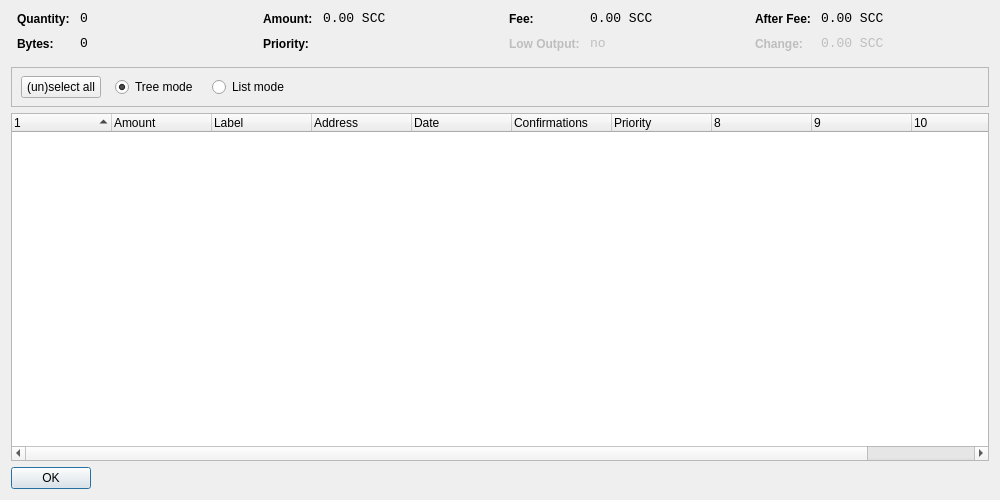
<?xml version="1.0" encoding="UTF-8"?>
<ui version="4.0">
 <class>CoinControlDialog</class>
 <widget class="QDialog" name="CoinControlDialog">
  <property name="geometry">
   <rect>
    <x>0</x>
    <y>0</y>
    <width>1000</width>
    <height>500</height>
   </rect>
  </property>
  <property name="windowTitle">
   <string>Coin Control</string>
  </property>
  <layout class="QVBoxLayout" name="verticalLayout">
   <item>
    <layout class="QHBoxLayout" name="horizontalLayoutTop" stretch="0,0,0,0">
     <property name="topMargin">
      <number>0</number>
     </property>
     <property name="bottomMargin">
      <number>10</number>
     </property>
     <item>
      <layout class="QFormLayout" name="formLayoutCoinControl1">
       <property name="horizontalSpacing">
        <number>10</number>
       </property>
       <property name="verticalSpacing">
        <number>10</number>
       </property>
       <property name="leftMargin">
        <number>6</number>
       </property>
       <property name="rightMargin">
        <number>6</number>
       </property>
       <item row="0" column="0">
        <widget class="QLabel" name="labelCoinControlQuantityText">
         <property name="styleSheet">
          <string notr="true">font-weight:bold;</string>
         </property>
         <property name="text">
          <string>Quantity:</string>
         </property>
        </widget>
       </item>
       <item row="0" column="1">
        <widget class="QLabel" name="labelCoinControlQuantity">
         <property name="font">
          <font>
           <family>Monospace</family>
           <pointsize>10</pointsize>
          </font>
         </property>
         <property name="cursor">
          <cursorShape>IBeamCursor</cursorShape>
         </property>
         <property name="contextMenuPolicy">
          <enum>Qt::ActionsContextMenu</enum>
         </property>
         <property name="text">
          <string notr="true">0</string>
         </property>
         <property name="textInteractionFlags">
          <set>Qt::LinksAccessibleByMouse|Qt::TextSelectableByKeyboard|Qt::TextSelectableByMouse</set>
         </property>
        </widget>
       </item>
       <item row="1" column="0">
        <widget class="QLabel" name="labelCoinControlBytesText">
         <property name="styleSheet">
          <string notr="true">font-weight:bold;</string>
         </property>
         <property name="text">
          <string>Bytes:</string>
         </property>
        </widget>
       </item>
       <item row="1" column="1">
        <widget class="QLabel" name="labelCoinControlBytes">
         <property name="font">
          <font>
           <family>Monospace</family>
           <pointsize>10</pointsize>
          </font>
         </property>
         <property name="cursor">
          <cursorShape>IBeamCursor</cursorShape>
         </property>
         <property name="contextMenuPolicy">
          <enum>Qt::ActionsContextMenu</enum>
         </property>
         <property name="text">
          <string notr="true">0</string>
         </property>
         <property name="textInteractionFlags">
          <set>Qt::LinksAccessibleByMouse|Qt::TextSelectableByKeyboard|Qt::TextSelectableByMouse</set>
         </property>
        </widget>
       </item>
      </layout>
     </item>
     <item>
      <layout class="QFormLayout" name="formLayoutCoinControl2">
       <property name="horizontalSpacing">
        <number>10</number>
       </property>
       <property name="verticalSpacing">
        <number>10</number>
       </property>
       <property name="leftMargin">
        <number>6</number>
       </property>
       <property name="rightMargin">
        <number>6</number>
       </property>
       <item row="0" column="0">
        <widget class="QLabel" name="labelCoinControlAmountText">
         <property name="styleSheet">
          <string notr="true">font-weight:bold;</string>
         </property>
         <property name="text">
          <string>Amount:</string>
         </property>
        </widget>
       </item>
       <item row="0" column="1">
        <widget class="QLabel" name="labelCoinControlAmount">
         <property name="font">
          <font>
           <family>Monospace</family>
           <pointsize>10</pointsize>
          </font>
         </property>
         <property name="cursor">
          <cursorShape>IBeamCursor</cursorShape>
         </property>
         <property name="contextMenuPolicy">
          <enum>Qt::ActionsContextMenu</enum>
         </property>
         <property name="text">
          <string notr="true">0.00 SCC</string>
         </property>
         <property name="textInteractionFlags">
          <set>Qt::LinksAccessibleByMouse|Qt::TextSelectableByKeyboard|Qt::TextSelectableByMouse</set>
         </property>
        </widget>
       </item>
       <item row="1" column="0">
        <widget class="QLabel" name="labelCoinControlPriorityText">
         <property name="styleSheet">
          <string notr="true">font-weight:bold;</string>
         </property>
         <property name="text">
          <string>Priority:</string>
         </property>
        </widget>
       </item>
       <item row="1" column="1">
        <widget class="QLabel" name="labelCoinControlPriority">
         <property name="font">
          <font>
           <family>Monospace</family>
           <pointsize>10</pointsize>
          </font>
         </property>
         <property name="cursor">
          <cursorShape>IBeamCursor</cursorShape>
         </property>
         <property name="contextMenuPolicy">
          <enum>Qt::ActionsContextMenu</enum>
         </property>
         <property name="text">
          <string/>
         </property>
         <property name="textInteractionFlags">
          <set>Qt::LinksAccessibleByMouse|Qt::TextSelectableByKeyboard|Qt::TextSelectableByMouse</set>
         </property>
        </widget>
       </item>
      </layout>
     </item>
     <item>
      <layout class="QFormLayout" name="formLayoutCoinControl3">
       <property name="horizontalSpacing">
        <number>10</number>
       </property>
       <property name="verticalSpacing">
        <number>10</number>
       </property>
       <property name="leftMargin">
        <number>6</number>
       </property>
       <property name="rightMargin">
        <number>6</number>
       </property>
       <item row="0" column="0">
        <widget class="QLabel" name="labelCoinControlFeeText">
         <property name="styleSheet">
          <string notr="true">font-weight:bold;</string>
         </property>
         <property name="text">
          <string>Fee:</string>
         </property>
        </widget>
       </item>
       <item row="0" column="1">
        <widget class="QLabel" name="labelCoinControlFee">
         <property name="font">
          <font>
           <family>Monospace</family>
           <pointsize>10</pointsize>
          </font>
         </property>
         <property name="cursor">
          <cursorShape>IBeamCursor</cursorShape>
         </property>
         <property name="contextMenuPolicy">
          <enum>Qt::ActionsContextMenu</enum>
         </property>
         <property name="text">
          <string notr="true">0.00 SCC</string>
         </property>
         <property name="textInteractionFlags">
          <set>Qt::LinksAccessibleByMouse|Qt::TextSelectableByKeyboard|Qt::TextSelectableByMouse</set>
         </property>
        </widget>
       </item>
       <item row="1" column="0">
        <widget class="QLabel" name="labelCoinControlLowOutputText">
         <property name="enabled">
          <bool>false</bool>
         </property>
         <property name="styleSheet">
          <string notr="true">font-weight:bold;</string>
         </property>
         <property name="text">
          <string>Low Output:</string>
         </property>
        </widget>
       </item>
       <item row="1" column="1">
        <widget class="QLabel" name="labelCoinControlLowOutput">
         <property name="enabled">
          <bool>false</bool>
         </property>
         <property name="font">
          <font>
           <family>Monospace</family>
           <pointsize>10</pointsize>
          </font>
         </property>
         <property name="cursor">
          <cursorShape>IBeamCursor</cursorShape>
         </property>
         <property name="contextMenuPolicy">
          <enum>Qt::ActionsContextMenu</enum>
         </property>
         <property name="text">
          <string notr="true">no</string>
         </property>
         <property name="textInteractionFlags">
          <set>Qt::LinksAccessibleByMouse|Qt::TextSelectableByKeyboard|Qt::TextSelectableByMouse</set>
         </property>
        </widget>
       </item>
      </layout>
     </item>
     <item>
      <layout class="QFormLayout" name="formLayoutCoinControl4">
       <property name="horizontalSpacing">
        <number>10</number>
       </property>
       <property name="verticalSpacing">
        <number>10</number>
       </property>
       <property name="leftMargin">
        <number>6</number>
       </property>
       <property name="rightMargin">
        <number>6</number>
       </property>
       <item row="0" column="0">
        <widget class="QLabel" name="labelCoinControlAfterFeeText">
         <property name="styleSheet">
          <string notr="true">font-weight:bold;</string>
         </property>
         <property name="text">
          <string>After Fee:</string>
         </property>
        </widget>
       </item>
       <item row="0" column="1">
        <widget class="QLabel" name="labelCoinControlAfterFee">
         <property name="font">
          <font>
           <family>Monospace</family>
           <pointsize>10</pointsize>
          </font>
         </property>
         <property name="cursor">
          <cursorShape>IBeamCursor</cursorShape>
         </property>
         <property name="contextMenuPolicy">
          <enum>Qt::ActionsContextMenu</enum>
         </property>
         <property name="text">
          <string notr="true">0.00 SCC</string>
         </property>
         <property name="textInteractionFlags">
          <set>Qt::LinksAccessibleByMouse|Qt::TextSelectableByKeyboard|Qt::TextSelectableByMouse</set>
         </property>
        </widget>
       </item>
       <item row="1" column="0">
        <widget class="QLabel" name="labelCoinControlChangeText">
         <property name="enabled">
          <bool>false</bool>
         </property>
         <property name="styleSheet">
          <string notr="true">font-weight:bold;</string>
         </property>
         <property name="text">
          <string>Change:</string>
         </property>
        </widget>
       </item>
       <item row="1" column="1">
        <widget class="QLabel" name="labelCoinControlChange">
         <property name="enabled">
          <bool>false</bool>
         </property>
         <property name="font">
          <font>
           <family>Monospace</family>
           <pointsize>10</pointsize>
          </font>
         </property>
         <property name="cursor">
          <cursorShape>IBeamCursor</cursorShape>
         </property>
         <property name="contextMenuPolicy">
          <enum>Qt::ActionsContextMenu</enum>
         </property>
         <property name="text">
          <string notr="true">0.00 SCC</string>
         </property>
         <property name="textInteractionFlags">
          <set>Qt::LinksAccessibleByMouse|Qt::TextSelectableByKeyboard|Qt::TextSelectableByMouse</set>
         </property>
        </widget>
       </item>
      </layout>
     </item>
    </layout>
   </item>
   <item>
    <widget class="QFrame" name="frame">
     <property name="minimumSize">
      <size>
       <width>0</width>
       <height>40</height>
      </size>
     </property>
     <property name="frameShape">
      <enum>QFrame::StyledPanel</enum>
     </property>
     <property name="frameShadow">
      <enum>QFrame::Sunken</enum>
     </property>
     <widget class="QWidget" name="horizontalLayoutWidget">
      <property name="geometry">
       <rect>
        <x>10</x>
        <y>0</y>
        <width>781</width>
        <height>41</height>
       </rect>
      </property>
      <layout class="QHBoxLayout" name="horizontalLayoutPanel" stretch="0,0,0,0,0">
       <property name="spacing">
        <number>14</number>
       </property>
       <item>
        <widget class="QPushButton" name="pushButtonSelectAll">
         <property name="sizePolicy">
          <sizepolicy hsizetype="Maximum" vsizetype="Fixed">
           <horstretch>0</horstretch>
           <verstretch>0</verstretch>
          </sizepolicy>
         </property>
         <property name="text">
          <string>(un)select all</string>
         </property>
        </widget>
       </item>
       <item>
        <widget class="QRadioButton" name="radioTreeMode">
         <property name="sizePolicy">
          <sizepolicy hsizetype="Maximum" vsizetype="Fixed">
           <horstretch>0</horstretch>
           <verstretch>0</verstretch>
          </sizepolicy>
         </property>
         <property name="text">
          <string>Tree mode</string>
         </property>
         <property name="checked">
          <bool>true</bool>
         </property>
        </widget>
       </item>
       <item>
        <widget class="QRadioButton" name="radioListMode">
         <property name="sizePolicy">
          <sizepolicy hsizetype="Maximum" vsizetype="Fixed">
           <horstretch>0</horstretch>
           <verstretch>0</verstretch>
          </sizepolicy>
         </property>
         <property name="text">
          <string>List mode</string>
         </property>
        </widget>
       </item>
       <item>
        <spacer name="horizontalSpacer">
         <property name="orientation">
          <enum>Qt::Horizontal</enum>
         </property>
         <property name="sizeHint" stdset="0">
          <size>
           <width>40</width>
           <height>20</height>
          </size>
         </property>
        </spacer>
       </item>
      </layout>
     </widget>
    </widget>
   </item>
   <item>
    <widget class="CoinControlTreeWidget" name="treeWidget">
     <property name="contextMenuPolicy">
      <enum>Qt::CustomContextMenu</enum>
     </property>
     <property name="sortingEnabled">
      <bool>false</bool>
     </property>
     <property name="columnCount">
      <number>11</number>
     </property>
     <attribute name="headerShowSortIndicator" stdset="0">
      <bool>true</bool>
     </attribute>
     <attribute name="headerStretchLastSection">
      <bool>false</bool>
     </attribute>
     <column>
      <property name="text">
       <string/>
      </property>
     </column>
     <column>
      <property name="text">
       <string>Amount</string>
      </property>
     </column>
     <column>
      <property name="text">
       <string>Label</string>
      </property>
     </column>
     <column>
      <property name="text">
       <string>Address</string>
      </property>
     </column>
     <column>
      <property name="text">
       <string>Date</string>
      </property>
     </column>
     <column>
      <property name="text">
       <string>Confirmations</string>
      </property>
      <property name="toolTip">
       <string>Confirmed</string>
      </property>
     </column>
     <column>
      <property name="text">
       <string>Priority</string>
      </property>
     </column>
     <column>
      <property name="text">
       <string/>
      </property>
     </column>
     <column>
      <property name="text">
       <string/>
      </property>
     </column>
     <column>
      <property name="text">
       <string/>
      </property>
     </column>
     <column>
      <property name="text">
       <string/>
      </property>
     </column>
    </widget>
   </item>
   <item>
    <widget class="QDialogButtonBox" name="buttonBox">
     <property name="sizePolicy">
      <sizepolicy hsizetype="Maximum" vsizetype="Fixed">
       <horstretch>0</horstretch>
       <verstretch>0</verstretch>
      </sizepolicy>
     </property>
     <property name="orientation">
      <enum>Qt::Horizontal</enum>
     </property>
     <property name="standardButtons">
      <set>QDialogButtonBox::Ok</set>
     </property>
    </widget>
   </item>
  </layout>
 </widget>
 <customwidgets>
  <customwidget>
   <class>CoinControlTreeWidget</class>
   <extends>QTreeWidget</extends>
   <header>coincontroltreewidget.h</header>
  </customwidget>
 </customwidgets>
 <resources/>
 <connections/>
</ui>
